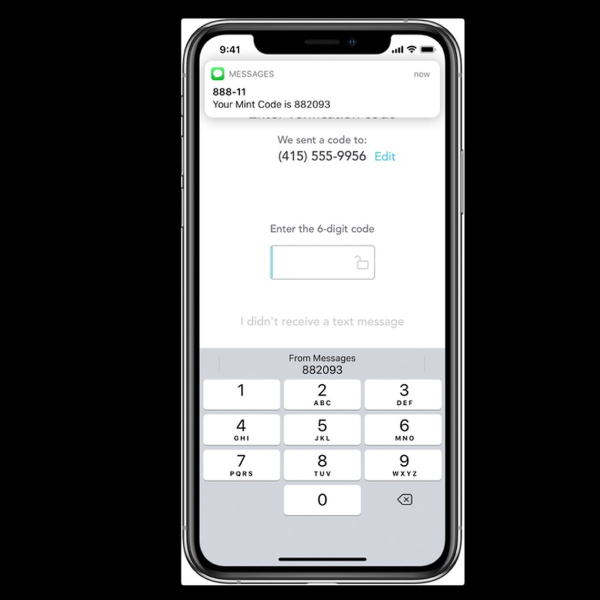
#> input picture OCR/test_images/clear_small_text.jpg, 1200 x 1200 px (shown at 1/2 size)
$ python -i pictureChange.py   (imports and definitions only)
#> lines starting #> are read from the running program, lines starting #| are printed output that depends on the picture
#> further down, picture is the input picture: shape (1200, 1200, 3); mean B, G, R 93.5, 93, 92.6
import cv2
from numpy import ndarray


def enhance_image(image: ndarray) -> ndarray:
    """
    Enhances text clarity in an image by applying contrast enhancement,
    noise reduction, sharpening, and binarization while making text slightly thinner.
    """
    image_resized=resizePicture(image)
    enhanced_gray=grayScale(image_resized)
    # binary=reduceNoise(enhanced_gray)
    # binary is optional, sometimes results are better without this functionality

    return enhanced_gray

def resizePicture(image: ndarray) -> ndarray:
    # Resize image while maintaining aspect ratio
    max_width, max_height = 1000, 400
    h, w = image.shape[:2]
#> h = 1200; w = 1200
    scale = min(max_width / w, max_height / h)
#> scale = 0.333
    new_w, new_h = int(w * scale), int(h * scale)
#> new_w = 400; new_h = 400
    image_resized = cv2.resize(image, (new_w, new_h), interpolation=cv2.INTER_CUBIC)
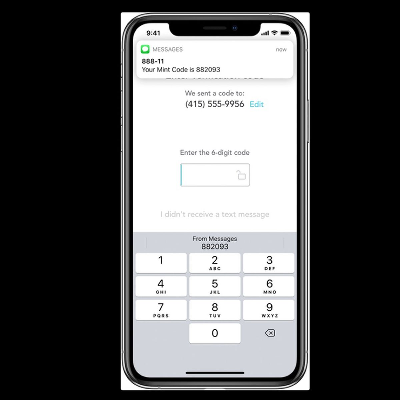
#> image_resized: shape (400, 400, 3); mean B, G, R 93.5, 93, 92.7
    return image_resized

def grayScale(image_resized: ndarray) -> ndarray:
    # Convert to grayscale
    gray = cv2.cvtColor(image_resized, cv2.COLOR_BGR2GRAY)

    # Apply CLAHE (Contrast Limited Adaptive Histogram Equalization) with reduced effect
    clahe = cv2.createCLAHE(clipLimit=1.2, tileGridSize=(8, 8))
    enhanced_gray = clahe.apply(gray)
    return enhanced_gray

def reduceNoise(enhanced_gray: ndarray) -> ndarray:
    # Apply Gaussian blur to reduce noise before binarization
    denoised = cv2.GaussianBlur(enhanced_gray, (3, 3), 0)
    # Apply fixed thresholding with a lower threshold value
    _, binary = cv2.threshold(denoised, 141, 225, cv2.THRESH_BINARY)
    return binary

>>> import cv2
>>> picture = cv2.imread('../OCR/test_images/clear_small_text.jpg')
>>> result = enhance_image(picture)
